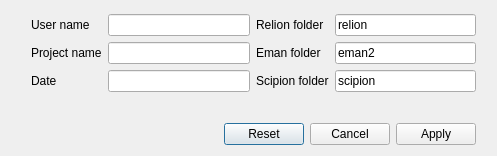
<?xml version="1.0" encoding="UTF-8"?>
<ui version="4.0">
 <class>Dialog</class>
 <widget class="QDialog" name="Dialog">
  <property name="geometry">
   <rect>
    <x>0</x>
    <y>0</y>
    <width>497</width>
    <height>156</height>
   </rect>
  </property>
  <property name="windowTitle">
   <string>Dialog</string>
  </property>
  <widget class="QWidget" name="">
   <property name="geometry">
    <rect>
     <x>31</x>
     <y>14</y>
     <width>445</width>
     <height>131</height>
    </rect>
   </property>
   <layout class="QGridLayout" name="gridLayout_2">
    <item row="0" column="0">
     <layout class="QGridLayout" name="gridLayout">
      <item row="0" column="0">
       <widget class="QLabel" name="userNameLabel">
        <property name="text">
         <string>User name</string>
        </property>
       </widget>
      </item>
      <item row="0" column="1">
       <widget class="QLineEdit" name="userLineEdit"/>
      </item>
      <item row="1" column="0">
       <widget class="QLabel" name="projectNameLabel">
        <property name="text">
         <string>Project name</string>
        </property>
       </widget>
      </item>
      <item row="1" column="1">
       <widget class="QLineEdit" name="projectLineEdit"/>
      </item>
      <item row="2" column="0">
       <widget class="QLabel" name="dateLabel">
        <property name="text">
         <string>Date</string>
        </property>
       </widget>
      </item>
      <item row="2" column="1">
       <widget class="QLineEdit" name="dateLineEdit"/>
      </item>
     </layout>
    </item>
    <item row="0" column="1">
     <layout class="QGridLayout" name="folderLayout">
      <item row="0" column="0">
       <widget class="QLabel" name="relionLabel">
        <property name="text">
         <string>Relion folder</string>
        </property>
       </widget>
      </item>
      <item row="0" column="1">
       <widget class="QLineEdit" name="relionLineEdit">
        <property name="inputMask">
         <string/>
        </property>
        <property name="text">
         <string>relion</string>
        </property>
       </widget>
      </item>
      <item row="1" column="0">
       <widget class="QLabel" name="emanLabel">
        <property name="text">
         <string>Eman folder</string>
        </property>
       </widget>
      </item>
      <item row="1" column="1">
       <widget class="QLineEdit" name="emanLineEdit">
        <property name="text">
         <string>eman2</string>
        </property>
       </widget>
      </item>
      <item row="2" column="0">
       <widget class="QLabel" name="scipionLabel">
        <property name="text">
         <string>Scipion folder</string>
        </property>
       </widget>
      </item>
      <item row="2" column="1">
       <widget class="QLineEdit" name="scipionLineEdit">
        <property name="text">
         <string>scipion</string>
        </property>
       </widget>
      </item>
     </layout>
    </item>
    <item row="1" column="0">
     <spacer name="verticalSpacer">
      <property name="orientation">
       <enum>Qt::Vertical</enum>
      </property>
      <property name="sizeHint" stdset="0">
       <size>
        <width>20</width>
        <height>18</height>
       </size>
      </property>
     </spacer>
    </item>
    <item row="2" column="0" colspan="2">
     <layout class="QHBoxLayout" name="horizontalLayout_2">
      <item>
       <spacer name="horizontalSpacer">
        <property name="orientation">
         <enum>Qt::Horizontal</enum>
        </property>
        <property name="sizeHint" stdset="0">
         <size>
          <width>198</width>
          <height>20</height>
         </size>
        </property>
       </spacer>
      </item>
      <item>
       <widget class="QDialogButtonBox" name="buttonBox">
        <property name="orientation">
         <enum>Qt::Horizontal</enum>
        </property>
        <property name="standardButtons">
         <set>QDialogButtonBox::Apply|QDialogButtonBox::Cancel|QDialogButtonBox::Reset</set>
        </property>
       </widget>
      </item>
     </layout>
    </item>
    <item row="1" column="1">
     <spacer name="verticalSpacer_2">
      <property name="orientation">
       <enum>Qt::Vertical</enum>
      </property>
      <property name="sizeHint" stdset="0">
       <size>
        <width>20</width>
        <height>18</height>
       </size>
      </property>
     </spacer>
    </item>
   </layout>
  </widget>
 </widget>
 <resources/>
 <connections>
  <connection>
   <sender>buttonBox</sender>
   <signal>accepted()</signal>
   <receiver>Dialog</receiver>
   <slot>accept()</slot>
   <hints>
    <hint type="sourcelabel">
     <x>248</x>
     <y>254</y>
    </hint>
    <hint type="destinationlabel">
     <x>157</x>
     <y>274</y>
    </hint>
   </hints>
  </connection>
  <connection>
   <sender>buttonBox</sender>
   <signal>rejected()</signal>
   <receiver>Dialog</receiver>
   <slot>reject()</slot>
   <hints>
    <hint type="sourcelabel">
     <x>316</x>
     <y>260</y>
    </hint>
    <hint type="destinationlabel">
     <x>286</x>
     <y>274</y>
    </hint>
   </hints>
  </connection>
 </connections>
</ui>
